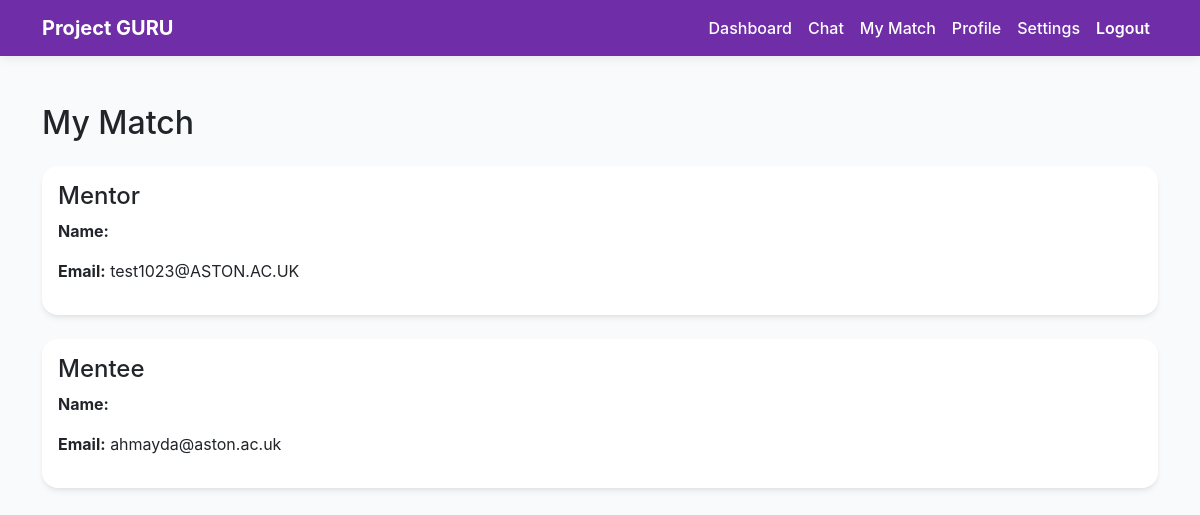
/match (signed in), run on an earlier commit of the app's database.
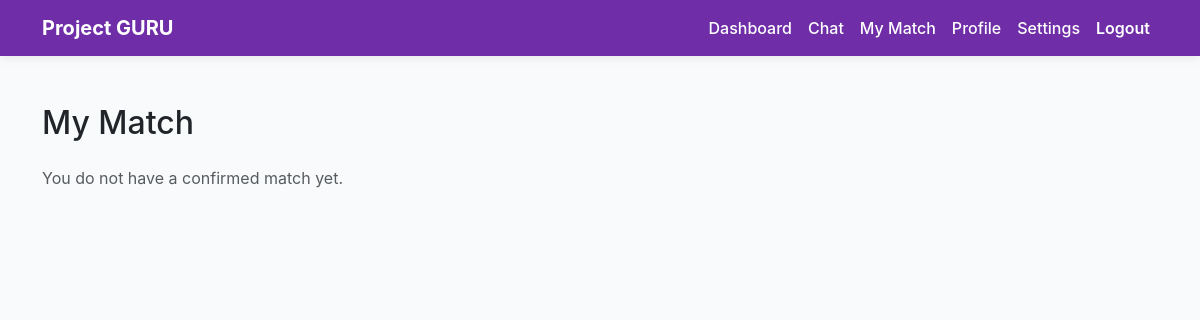
And on a later commit of the database.
### tables this page shows
CREATE TABLE users (
    id INTEGER PRIMARY KEY AUTOINCREMENT,
    email TEXT UNIQUE,
    password TEXT,
    role TEXT,
    level TEXT,
    status TEXT
, experience TEXT, domain TEXT, availability TEXT, location TEXT);

### app.py (the view)
@app.route("/match")
def my_match():
    if "user_id" not in session:
        return redirect("/login")
    conn = get_db()
    user_id = session["user_id"]
    match = conn.execute("""
        SELECT *
        FROM matches
        WHERE (mentor_id=? OR mentee_id=?)
        AND status='final'
    """, (user_id, user_id)).fetchone()
    mentor = None
    mentee = None
    if match:
        mentor = conn.execute(
            "SELECT * FROM users WHERE id=?",
            (match["mentor_id"],)
        ).fetchone()
        mentee = conn.execute(
            "SELECT * FROM users WHERE id=?",
            (match["mentee_id"],)
        ).fetchone()
    matches = conn.execute("""
        SELECT *
        FROM matches
        WHERE (mentor_id=? OR mentee_id=?)
        AND status='final'
    """, (user_id, user_id)).fetchall()
    conn.close()
    return render_template(
        "match.html",
        match=match,
        mentor=mentor,
        mentee=mentee,
        matches=matches
    )

### app.py (called while the page is built)
def get_db():
    conn = sqlite3.connect("database.db", timeout=30)
    conn.row_factory = sqlite3.Row
    return conn

### templates/match.html (shortened to what this page needs)
<!DOCTYPE html>
<html>
<head>
<link href="https://cdn.jsdelivr.net/npm/bootstrap@5.3.2/dist/css/bootstrap.min.css" rel="stylesheet">
</head>
<body>
{% include "navbar.html" %}
<div class="container mt-5">
<h2 class="mb-4">My Match</h2>
{% if match %}
<div class="card shadow mb-4">
<div class="card-body">
<h4>Mentor</h4>
<p><b>Name:</b> {{ mentor.name }}</p>
<p><b>Email:</b> {{ mentor.email }}</p>
</div>
</div>
<div class="card shadow mb-4">
<div class="card-body">
<h4>Mentee</h4>
<p><b>Name:</b> {{ mentee.name }}</p>
<p><b>Email:</b> {{ mentee.email }}</p>
</div>
</div>
{% else %}
<p class="text-muted">
You do not have a confirmed match yet.
</p>
{% endif %}
</div>
</body>
</html>

What changed in the data, as far as the page shows it:
removed users: email "test1023@ASTON.AC.UK"
no longer on this page (row unchanged): users: email "ahmayda@aston.ac.uk"
Also different on the page:
text no longer shown: "Mentor Name: Email: Mentee Name: Email:"
text now shown: "You do not have a confirmed match yet."
